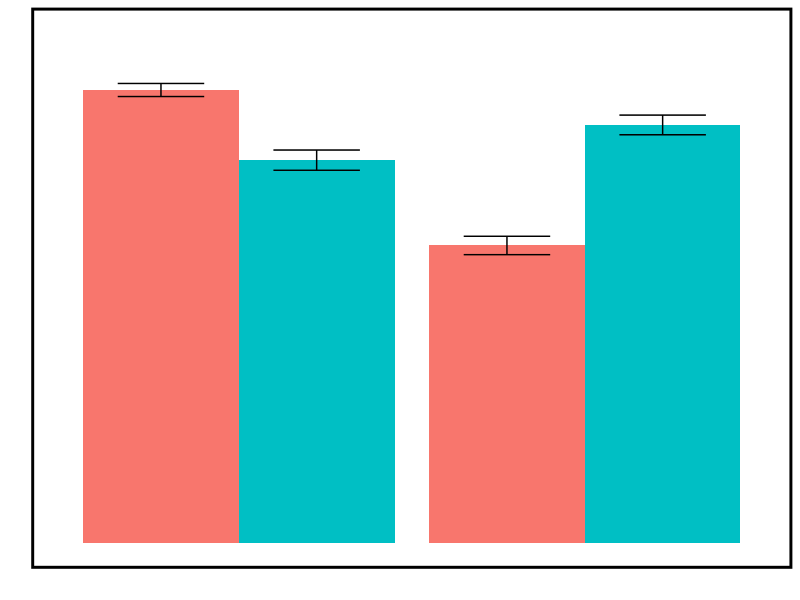
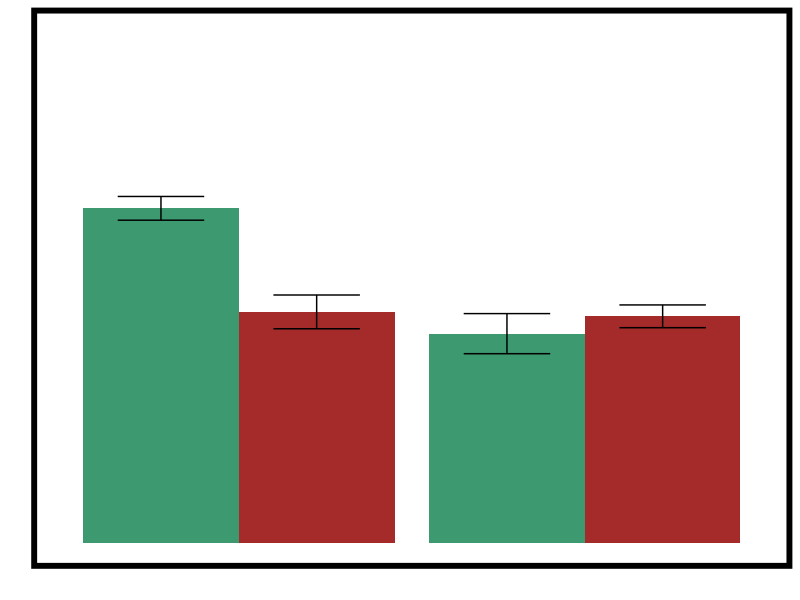
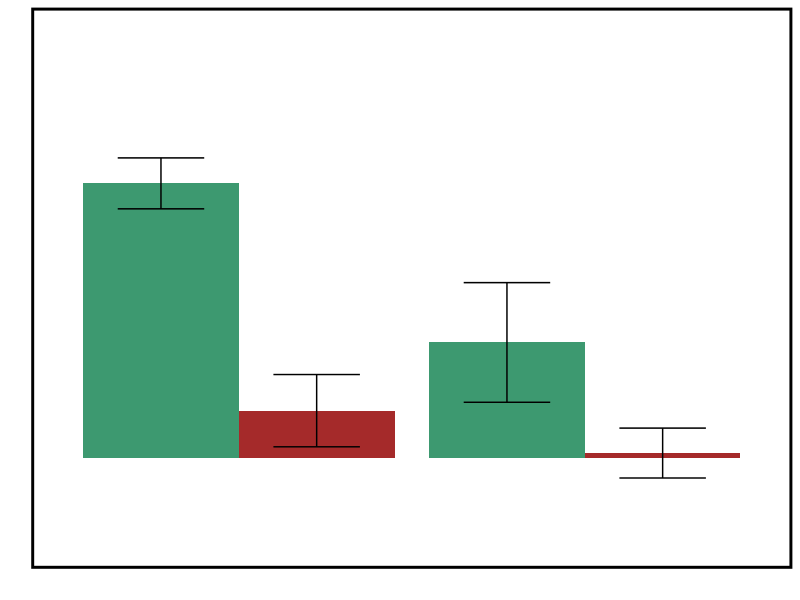
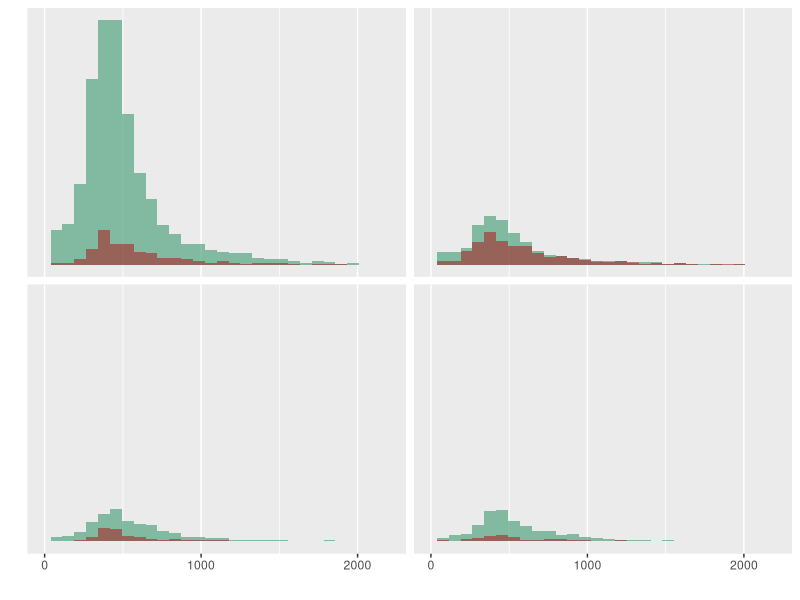
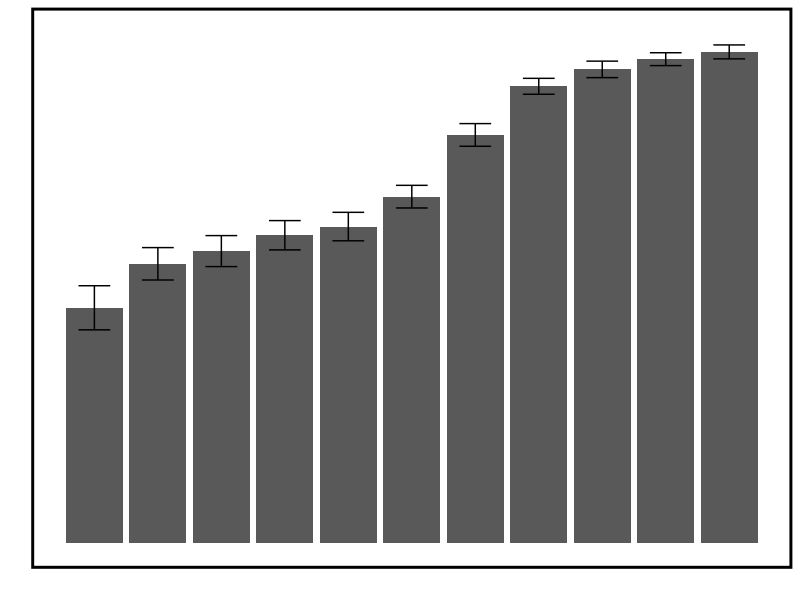

The R source for these figures, in order: (Note: this script raises an error after producing the figures.)
# Setup -------------------------------------------------------------------
require(dplyr)
require(ggplot2)
require(lme4)
require(lmerTest)
require(RColorBrewer)

# only works in Rstudio -- otherwise you have to set the path manually!
setwd(dirname(rstudioapi::getActiveDocumentContext()$path))

se <- function(x) {sd(x) / sqrt(length(x))};
dodge <- position_dodge(width=0.9)


# Import data -------------------------------------------------------------

df.demo <- read.csv('demo.csv')
subjlist = df.demo$subject
df <- read.csv('data.csv') %>% tbl_df %>% filter(subject %in% subjlist) %>% arrange(subject)

## Exclusion
exclude.subj <- as.character(df.demo$subject[(df.demo$reading_time / 60000) < 1])
df <- df %>% filter(!(as.character(subject) %in% exclude.subj))

df.crits <- df %>%
  mutate(
    last.common = factor(lag(S2) == (lag(Action1) + 1), c(T, F), c('Common', 'Rare')),
    sameS2 = factor(lag(S2) == S2, c(T, F), c("Same S2", "Different S2")),
    stay1 = Action1 == lag(Action1),
    stay2 = Action2 == lag(Action2),
    stay1.fac = factor(Action1 == lag(Action1), c(T, F), c("Same action1", "Different action1")),
    stay2.fac = factor(Action2 == lag(Action2), c(T, F), c("Same action2", "Different action2")),
    last.reinf = lag(Re),
    subject_id = as.numeric(subject),
    last.reinf.fac = factor(last.reinf >= 0, c(T,F), c("+", "-"))
  ) %>%
  filter(round != min(round, na.rm = T), practice != 1, timeouts == 0)

# Test 1: Stay1 ~ Common X Reinf ------------------------------------------

# Plot
df.bysubj <- df.crits %>% group_by(last.reinf.fac, last.common, subject) %>%
  summarize(stay1 = mean(stay1))

df.agg <- df.bysubj %>%
  summarize(stay1.mean = mean(stay1), stay1.se = se(stay1))

ggplot(df.agg, aes(x = last.reinf.fac, y = stay1.mean, group = last.common, fill = last.common)) +
  geom_bar(stat = "identity", position = dodge) +
  geom_errorbar(aes(ymax = stay1.mean + stay1.se, ymin = stay1.mean - stay1.se), width = .5, position = dodge) +
  guides(fill = F) +
  labs(x = "", y = "") +
  coord_cartesian(ylim=c(0,1)) +
  theme(axis.text.x = element_blank(), axis.ticks.x = element_blank(),
        axis.text.y = element_blank(), axis.ticks.y = element_blank(),
        panel.border = element_rect(colour = "black", fill = NA, size = 2),
        panel.background = element_rect(color = 'white', fill = NA))

# Models
model1 <- glmer(stay1 ~ last.reinf * last.common + (1 + last.reinf * last.common | subject),
                      family = binomial, data = df.crits, contrasts = list(last.common = contr.sum))
summary(model1)



# Test 2: Stay2 ~ Stay1 x Last.Reinf | Different S2, Last Common ----------

# Plot
df.bysubj <- df.crits %>% filter(sameS2 == 'Different S2' & last.common == 'Common') %>%
  group_by(stay1.fac, last.reinf.fac, subject) %>%
  summarize(stay2 = mean(stay2))

df.agg <- df.bysubj %>%
  summarize(stay2.mean = mean(stay2), stay2.se = se(stay2))

ggplot(df.agg, aes(x = last.reinf.fac, y = stay2.mean, group = stay1.fac, fill = stay1.fac)) +
  geom_bar(stat = "identity", position = dodge) +
  geom_errorbar(aes(ymax = stay2.mean + stay2.se, ymin = stay2.mean - stay2.se), width = .5, position = dodge) +
  guides(fill = F) +
  labs(x = "", y = "") +
  theme(axis.text.x = element_blank(), axis.ticks.x = element_blank(),
        axis.text.y = element_blank(), axis.ticks.y = element_blank(),
        panel.border = element_rect(colour = "black", fill = NA, size = 4),
        panel.background = element_rect(color = 'white', fill = NA)) +
  scale_fill_manual(values = c("Same action1" = "#3D9970", "Different action1" = "brown")) +
  coord_cartesian(ylim=c(0,1))

# Model
model2 <- glmer(stay2 ~ last.reinf * stay1.fac + (1 + last.reinf * stay1.fac | subject),
                      family = binomial, data = df.crits, contrasts = list(stay1.fac = contr.sum))
summary(model2)



# Test 3: RT ------------------------------------------------------------

df.bysubj <- df.crits %>% filter(sameS2 == 'Different S2' & last.common == 'Common') %>%
  group_by(stay1.fac, last.reinf.fac, stay2.fac, subject) %>%
  summarize(rt2 = mean(rt2))

df.bysubj2 = df.bysubj %>% filter(stay2.fac == 'Same action2')
for (i in 1:nrow(df.bysubj2)) {
  other = df.bysubj$subject == df.bysubj2$subject[i] & df.bysubj$last.reinf.fac == df.bysubj2$last.reinf.fac[i] & df.bysubj$stay1.fac == df.bysubj2$stay1.fac[i] & df.bysubj$stay2.fac == 'Different action2'
  if (any(other)) {
    df.bysubj2$rt2.diff[i] = df.bysubj$rt2[other] - df.bysubj2$rt2[i] 
  }
}

df.agg <- df.bysubj2 %>%
  summarize(rt2.mean = mean(rt2.diff), rt2.se = se(rt2.diff))

ggplot(df.agg, aes(x = last.reinf.fac, y = rt2.mean, group = stay1.fac, fill = stay1.fac)) +
  geom_bar(stat = "identity", position = dodge) +
  geom_errorbar(aes(ymax = rt2.mean + rt2.se, ymin = rt2.mean - rt2.se), width = .5, position = dodge) +
  guides(fill = F) + ylim(-100,500) +
  labs(x = "", y = "") +
  theme(axis.text.x = element_blank(), axis.ticks.x = element_blank(),
        axis.text.y = element_blank(), axis.ticks.y = element_blank(),
        panel.border = element_rect(colour = "black", fill = NA, size = 2),
        panel.background = element_rect(fill = 'white'))+
  scale_fill_manual(values = c("Same action1" = "#3D9970", "Different action1" = "brown"))
  
model3 = lmer(rt2 ~ stay1.fac * stay2.fac * last.reinf + (1 + stay1.fac * stay2.fac * last.reinf | subject), 
                data = df.crits %>% filter(sameS2 == 'Different S2' & last.common == 'Common'),
                contrasts = list(stay1.fac = contr.sum, stay2.fac = contr.sum))
summary(model3)

# Show RT distribution
ggplot(df.crits, aes(x = rt2, group = stay1.fac, fill = stay1.fac)) +
  geom_histogram(alpha = .6, position = 'identity') +
  xlab('') + ylab('') +
  scale_y_continuous(labels = NULL, breaks = NULL) +
  scale_x_continuous(breaks = c(0,1000,2000), limits = c(0,2200)) +
  facet_wrap(~ last.common + last.reinf.fac) +
  theme(strip.text.x = element_blank(), legend.position = 'none') +
  scale_fill_manual(values = c("Same action1" = "#3D9970", "Different action1" = "brown"))


# Check whether people are treating rewards as graded --------------------------------------------------------

# Plot
df.bysubj <- df.crits %>% 
  filter(last.common == 'Common') %>%
  group_by(last.reinf, subject) %>%
  summarize(stay1 = mean(stay1))

df.agg <- df.bysubj %>%
  summarize(stay1.mean = mean(stay1), stay1.se = se(stay1))

ggplot(df.agg, aes(x = last.reinf, y = stay1.mean)) +
  geom_bar(stat = "identity", position = dodge) +
  geom_errorbar(aes(ymax = stay1.mean + stay1.se, ymin = stay1.mean - stay1.se), width = .5, position = dodge) +
  guides(fill = F) +
  #geom_smooth(method='lm') +
  labs(x = "", y = "")+coord_cartesian(ylim=c(0,1))+
  theme(axis.text.x = element_blank(), axis.ticks.x = element_blank(),
    axis.text.y = element_blank(), axis.ticks.y = element_blank(),
    panel.border = element_rect(colour = "black", fill = NA, size = 2),
    panel.background = element_rect(color = 'white', fill = NA))

# Models
model.cont <- glmer(stay1 ~ last.reinf + (1 + last.reinf | subject), family = binomial,
                         data = df.crits %>% filter(last.common == 'Common'))
model.cont.null <- glmer(stay1 ~ last.reinf.fac + (1 + last.reinf.fac | subject), family = binomial,
                      data = df.crits %>% filter(last.common == 'Common'), contrasts = list(last.reinf.fac = contr.sum))
AIC(model.cont) - AIC(model.cont.null)


# Make CSV for model fitting -------------------------------------------------------

write.table(df.crits %>% select(Action1, S2, Action2, Re, subject_id), 'expt1/data_fitting.csv',
            row.names = F, col.names = F, sep = ",")

# Save --------------------------------------------------------------------

save.image('analysis.RData')
